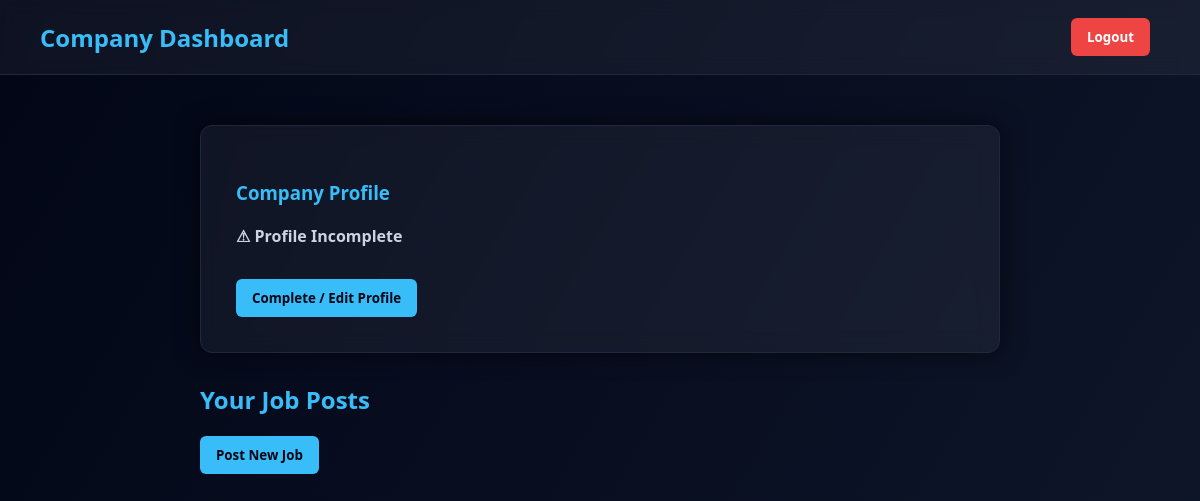
Page /company_dashboard (signed in) on the earlier database version.
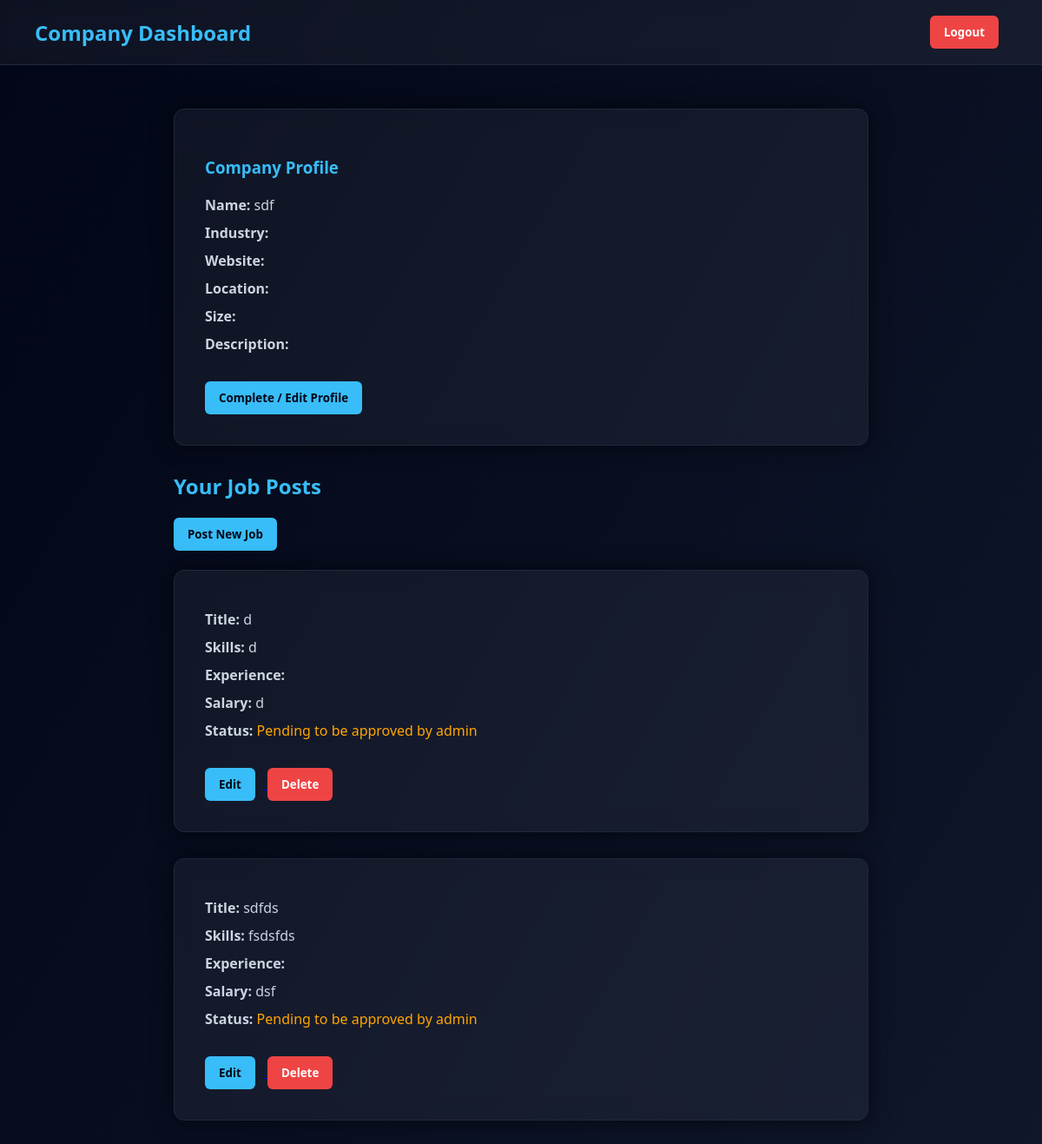
Same page on the later database version.
### app.py (models this page shows)
class CompanyProfile(db.Model):
    __tablename__ = "company_profiles"
    id = db.Column(db.Integer, primary_key=True)
    user_id = db.Column(
        db.Integer,
        db.ForeignKey("users.id"),
        nullable=False,
        unique=True
    )
    company_name = db.Column(db.String(150))
    industry = db.Column(db.String(100))
    website = db.Column(db.String(150))
    description = db.Column(db.Text)
    location = db.Column(db.String(100))
    company_size = db.Column(db.String(50))
    user = db.relationship("User", back_populates="company_profile")
    jobs = db.relationship(
        "Job",
        back_populates="company",
        cascade="all, delete"
    )

class Job(db.Model):
    __tablename__ = "jobs"
    id = db.Column(db.Integer, primary_key=True)
    company_id = db.Column(
        db.Integer,
        db.ForeignKey("company_profiles.id"),
        nullable=False
    )
    title = db.Column(db.String(150))
    skills = db.Column(db.String(200))
    salary = db.Column(db.String(50))
    is_approved = db.Column(db.Boolean, default=False)
    is_closed = db.Column(db.Boolean, default=False)
    company = db.relationship("CompanyProfile", back_populates="jobs")
    applications = db.relationship(
        "Application",
        back_populates="job",
        cascade="all, delete"
    )

### app.py (the view)
@app.route("/company_dashboard")
def company_dashboard():
    if "user_id" not in session:
        return redirect("/login")
    user_id = session["user_id"]
    company = CompanyProfile.query.filter_by(user_id=user_id).first()
    if not company:
        jobs = []
    else:
        jobs = Job.query.filter_by(company_id=company.id).all()
    return render_template("company_dashboard.html",
                           company=company,
                           jobs=jobs)

### templates/company_dashboard.html (shortened to what this page needs)
<!DOCTYPE html>
<html lang="en">
<head>
</head>
<body>
<div class="navbar">
    <h2>Company Dashboard</h2>
    <a href="/logout">
        <button class="btn logout">Logout</button>
    </a>
</div>
<div class="container">
    <div class="card">
        <h3>Company Profile</h3>
        {% if company.company_name %}
            <p><b>Name:</b> {{ company.company_name }}</p>
            <p><b>Industry:</b> {{ company.industry }}</p>
            <p><b>Website:</b> {{ company.website }}</p>
            <p><b>Location:</b> {{ company.location }}</p>
            <p><b>Size:</b> {{ company.company_size }}</p>
            <p><b>Description:</b> {{ company.description }}</p>
        {% else %}
            <p class="incomplete">⚠ Profile Incomplete</p>
        {% endif %}
        <br>
        <a href="/complete-company-profile">
            <button class="btn complete">Complete / Edit Profile</button>
        </a>
    </div>
    <h2 class="section-title">Your Job Posts</h2>
    <a href="/post-job">
        <button class="btn complete">Post New Job</button>
    </a>
    <br><br>
    {% for job in jobs %}
        <div class="card">
            <p><b>Title:</b> {{ job.title }}</p>
            <p><b>Skills:</b> {{ job.skills }}</p>
            <p><b>Experience:</b> {{ job.experience }}</p>
            <p><b>Salary:</b> {{ job.salary }}</p>
            <p>
                <b>Status:</b>
                {% if job.is_approved == 0 %}
                    <span style="color: orange;">Pending to be approved by admin</span>
                {% else %}
                    <span style="color: lightgreen;">Approved</span>
                {% endif %}
            </p>
            <br>
            <a href="/edit-job/{{ job.id }}">
                <button class="btn complete">Edit</button>
            </a>
            <a href="/delete-job/{{ job.id }}">
                <button class="btn logout">Delete</button>
            </a>
        </div>
    {% endfor %}
</div>
</body>
</html>

Differences in the rows shown:
added CompanyProfile: company_name "sdf"
added Job: title "d", skills "d", salary "d", is_approved "Pending to be approved by admin"
added Job: title "sdfds", skills "fsdsfds", salary "dsf", is_approved "Pending to be approved by admin"
Other differences:
text no longer shown: "⚠ Profile Incomplete"
text now shown: "Name: Industry: Website: Location: Size: Description:"
